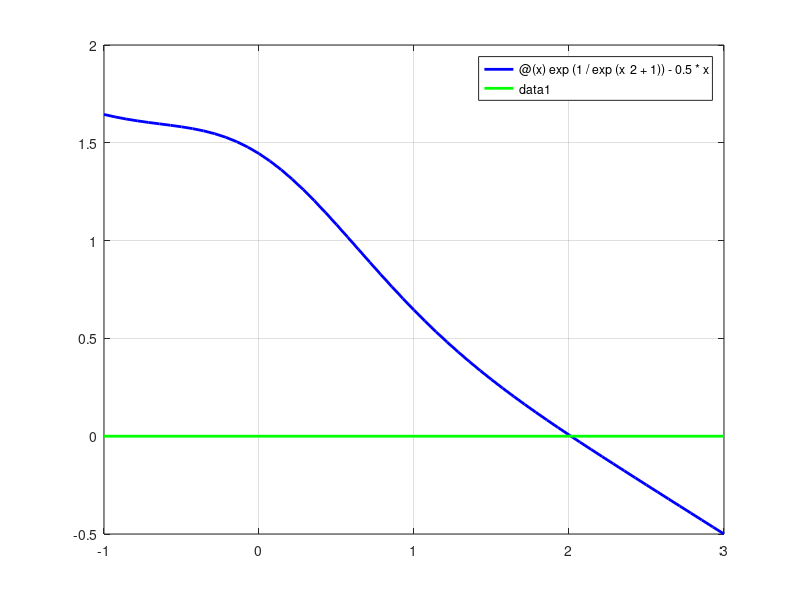

Write MATLAB code to recreate this figure.
% NoMoreHomework

% ESCRIU NOM I COGNOMS
% NOM     = 
% COGNOMS = 
%interval inicial i funció
a=-1;
b=3;
f= @(x) exp(1/exp(x^2+1)) - 0.5*x;  %la funció definida 'inline' on x és un vector
%ULL amb les operacions entre vectors ja que cal posar un . davant de *,^,/

% gràfica
fplot(f,[a b],'-b','LineWidth',2)
grid on    %afegim una malla
hold on    %sobreposem una línea a l'interval
plot([a b],[0 0],'-g','LineWidth',2) 
hold off
